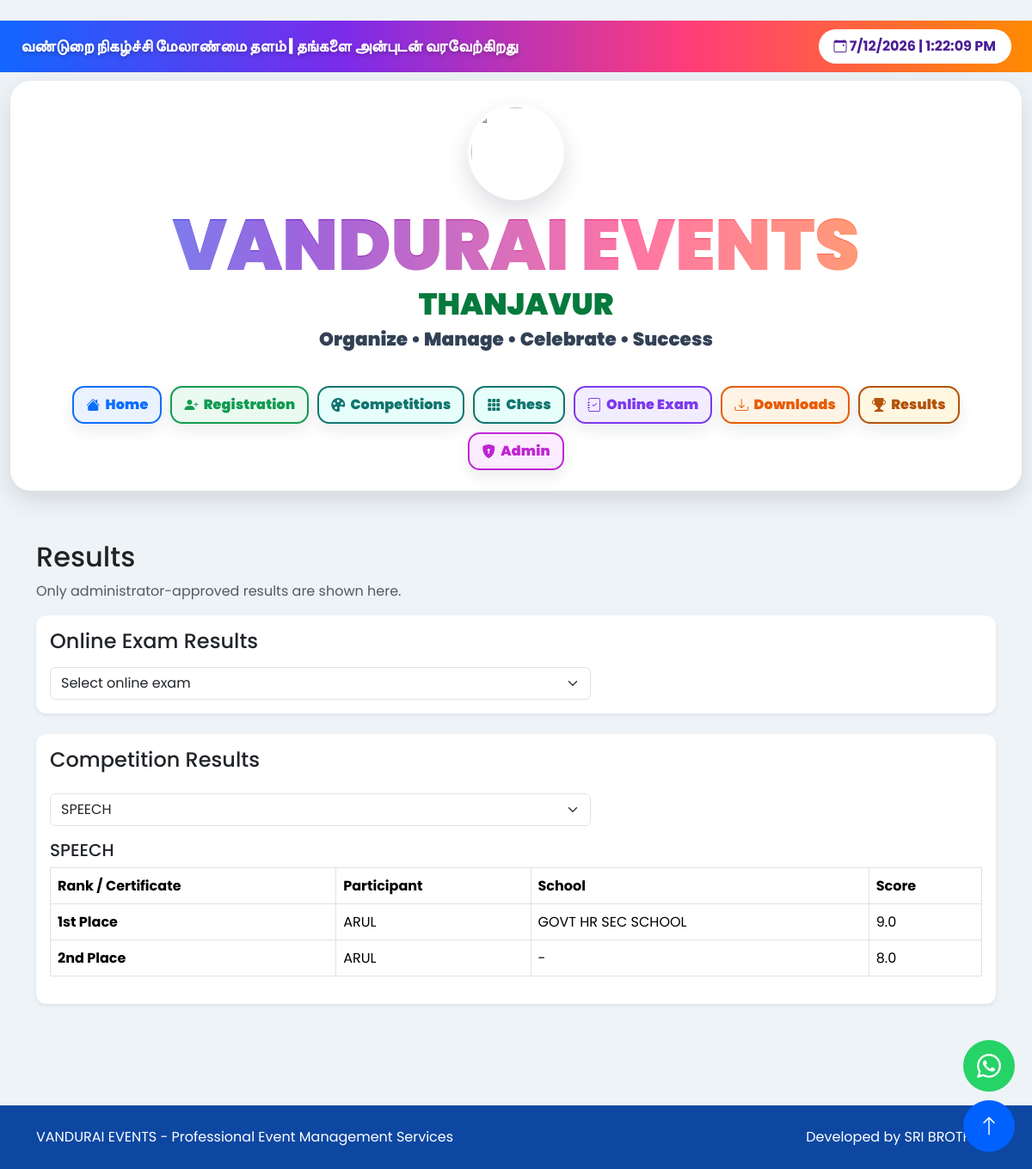
/results?competition_id=1, run on an earlier commit of the app's database.
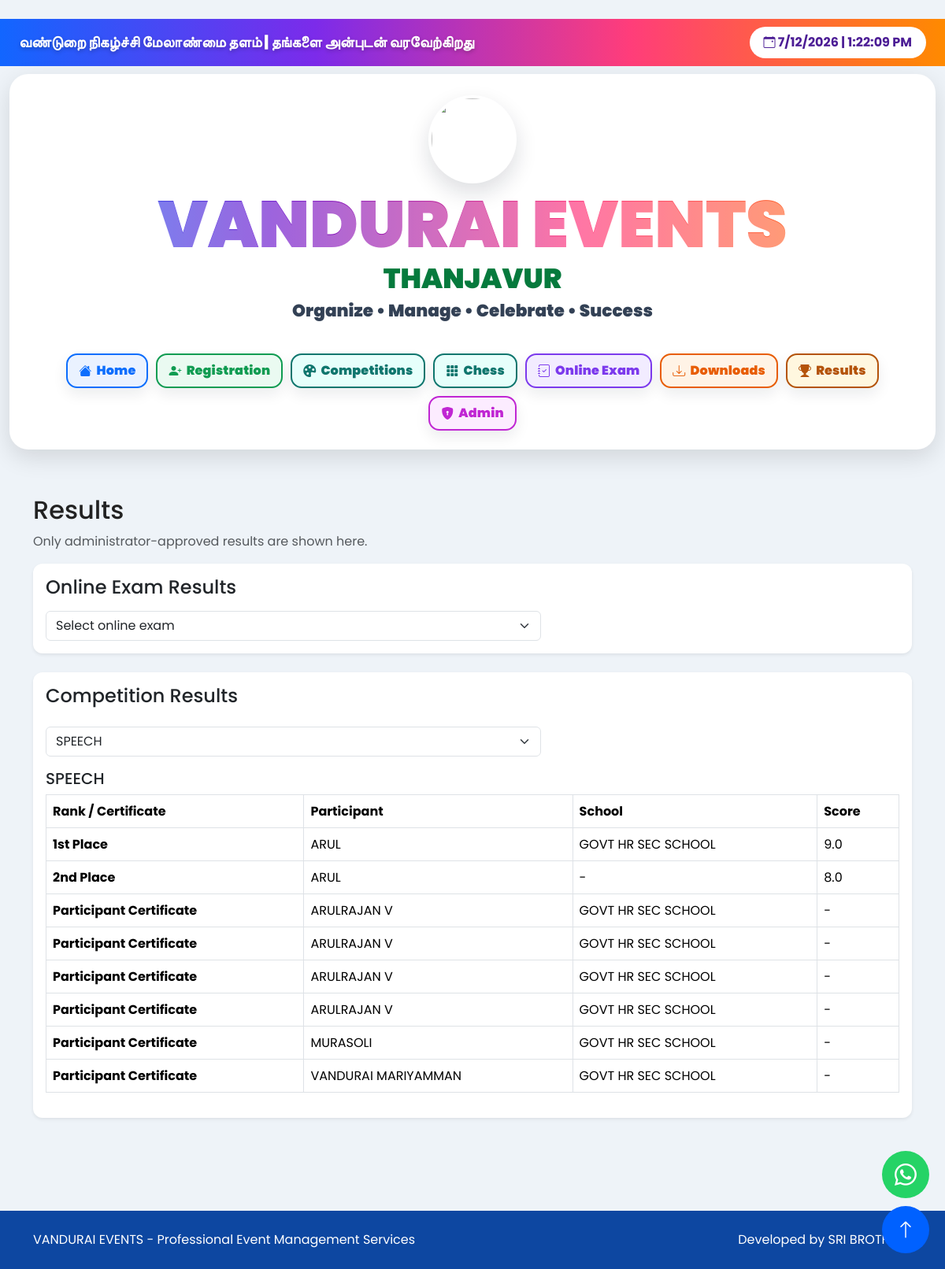
And on a later commit of the database.
### models.py (models this page shows)
class CompetitionRegistration(db.Model):
    __tablename__ = "competition_registrations"
    __table_args__ = (db.UniqueConstraint("competition_id", "mobile", "participant_name", name="uq_competition_registration"),)
    id = db.Column(db.Integer, primary_key=True)
    competition_id = db.Column(db.Integer, db.ForeignKey("competitions.id"), nullable=False)
    registration_no = db.Column(db.String(32), unique=True, nullable=False)
    participant_name = db.Column(db.String(150), nullable=False)
    gender = db.Column(db.String(20), nullable=False, default="Not specified")
    age = db.Column(db.Integer)
    mobile = db.Column(db.String(20))
    school_name = db.Column(db.String(220))
    class_name = db.Column(db.String(60))
    is_present = db.Column(db.Boolean, default=False, nullable=False)
    score = db.Column(db.Float)
    rank = db.Column(db.String(40), default="Participant Certificate", nullable=False)
    judge_submitted_at = db.Column(db.DateTime)
    created_at = db.Column(db.DateTime, default=datetime.utcnow)
    competition = db.relationship("Competition", back_populates="registrations")

### routes.py (the view)
@routes.route("/results")
def public_competition_results():
    competitions = Competition.query.filter_by(results_published=True).order_by(Competition.name).all()
    competition_id = request.args.get("competition_id", type=int)
    selected = Competition.query.filter_by(id=competition_id, results_published=True).first() if competition_id else None
    public_exams = OnlineExam.query.filter_by(public_results_published=True).order_by(OnlineExam.exam_title).all()
    exam_id = request.args.get("exam_id", type=int)
    selected_exam = OnlineExam.query.filter_by(id=exam_id, public_results_published=True).first() if exam_id else None
    results = []
    if selected:
        results = CompetitionRegistration.query.filter_by(
            competition_id=selected.id
        ).order_by(
            CompetitionRegistration.score.desc(),
            CompetitionRegistration.participant_name,
        ).all()
    exam_attempts = []
    if selected_exam:
        exam_attempts = ExamAttempt.query.filter_by(exam_id=selected_exam.id).filter(
            ExamAttempt.evaluation_status == "evaluated"
        ).order_by(ExamAttempt.score.desc(), ExamAttempt.submitted_at.asc()).all()
    return render_template(
        "competition_results.html", competitions=competitions, selected=selected,
        results=results, public_exams=public_exams, selected_exam=selected_exam,
        exam_attempts=exam_attempts,
    )

### templates/competition_results.html (shortened to what this page needs)
{% extends "base.html" %}
{% block content %}
<main class="container py-5">
  <h2>Results</h2>
  <p class="text-muted">Only administrator-approved results are shown here.</p>
  <div class="card shadow-sm mb-4"><div class="card-body">
    <h4 class="mb-3">Online Exam Results</h4>
    <form class="row g-2"><div class="col-md-7"><select class="form-select" name="exam_id" onchange="this.form.submit()"><option value="">Select online exam</option></select></div></form>
  </div></div>
  <div class="card shadow-sm"><div class="card-body">
    <h4>Competition Results</h4>
    <form class="row g-2 my-3"><div class="col-md-7"><select class="form-select" name="competition_id" onchange="this.form.submit()"><option value="">Select competition</option>{% for item in competitions %}<option value="{{ item.id }}" {% if selected and selected.id == item.id %}selected{% endif %}>{{ item.name }}</option>{% endfor %}</select></div></form>
    {% if selected %}<h5>{{ selected.name }}</h5><div class="table-responsive"><table class="table table-bordered bg-white"><thead><tr><th>Rank / Certificate</th><th>Participant</th><th>School</th><th>Score</th></tr></thead><tbody>{% for item in results %}<tr><td><strong>{{ item.rank }}</strong></td><td>{{ item.participant_name }}</td><td>{{ item.school_name or '-' }}</td><td>{{ item.score if item.score is not none else '-' }}</td></tr>{% else %}<tr><td colspan="4" class="text-center text-muted">Results have not been entered yet.</td></tr>{% endfor %}</tbody></table></div>{% endif %}
  </div></div>
</main>
{% endblock %}

What changed in the data, as far as the page shows it:
added CompetitionRegistration: rank "Participant Certificate", participant_name "ARULRAJAN V", school_name "GOVT HR SEC SCHOOL", score "-"
added CompetitionRegistration: rank "Participant Certificate", participant_name "ARULRAJAN V", school_name "GOVT HR SEC SCHOOL", score "-"
added CompetitionRegistration: rank "Participant Certificate", participant_name "ARULRAJAN V", school_name "GOVT HR SEC SCHOOL", score "-"
added CompetitionRegistration: rank "Participant Certificate", participant_name "ARULRAJAN V", school_name "GOVT HR SEC SCHOOL", score "-"
added CompetitionRegistration: rank "Participant Certificate", participant_name "MURASOLI", school_name "GOVT HR SEC SCHOOL", score "-"
added CompetitionRegistration: rank "Participant Certificate", participant_name "VANDURAI MARIYAMMAN", school_name "GOVT HR SEC SCHOOL", score "-"
